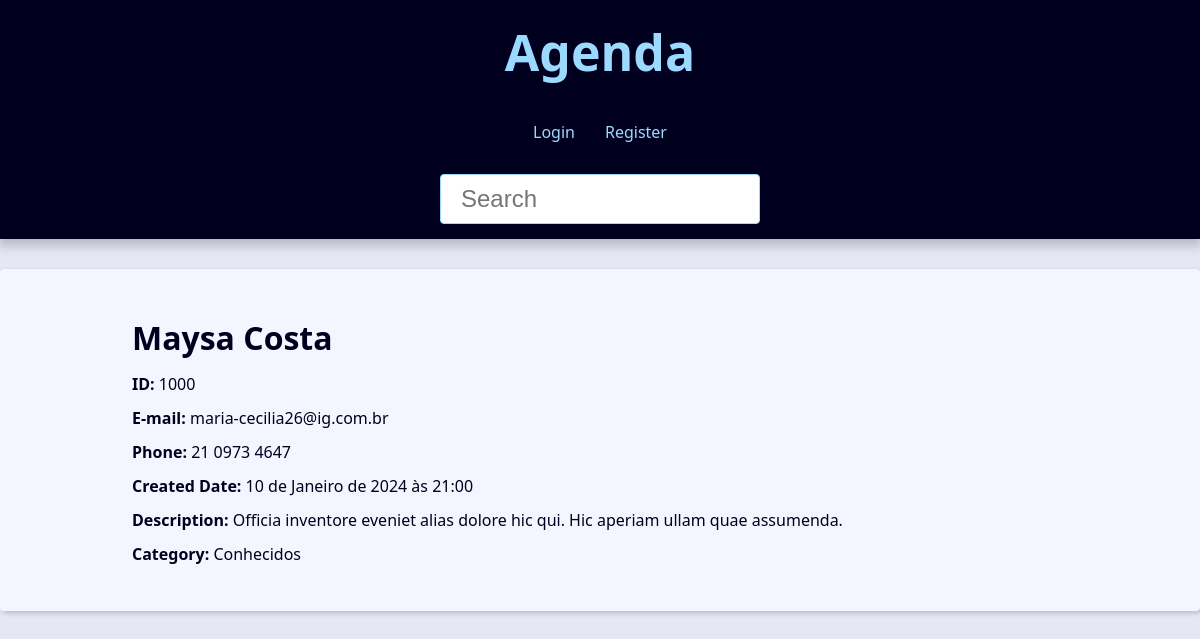
The app's page /contact/1000/ with its own data.
### contact/models.py (models this page shows, shortened)
class Contact(models.Model):
    first_name = models.CharField(max_length=50)
    last_name = models.CharField(max_length=50, blank=True)
    phone = models.CharField(max_length=12)  # Limite para números de telefone
    email = models.EmailField(max_length=254, blank=True)
    created_date = models.DateTimeField(auto_now_add=True)
    description = models.TextField(blank=True)
    show = models.BooleanField(default=True)
    picture = models.ImageField(blank=True, upload_to='pictures/%Y/%m/')
    category = models.ForeignKey(Category, on_delete=models.SET_NULL, blank=True, null=True)
    owner = models.ForeignKey(User, on_delete=models.SET_NULL, blank=True, null=True)

class Category(models.Model):
    name = models.CharField(max_length=50)

### contact/views/contact_views.py (the view)
# urls.py: path('contact/<int:contact_id>/', views.contact, name='contact'),
def contact(request, contact_id):
    single_contact = get_object_or_404(Contact, pk=contact_id, show=True)
    site_title = f"{single_contact.first_name} {single_contact.last_name} - "
    if single_contact is None:
        raise Http404()
    context = {
        'contact': single_contact,
        'site_title': site_title
    }
    return render (
        request,
        'contact/contact.html',
        context
    )

### contact/templates/contact/contact.html (shortened to what this page needs)
{% extends "global/index.html" %}
{% block content %}
    <div class="single-contact">
        <h1 class="single-contact-name">
            {{ contact.first_name }} {{ contact.last_name }}
        </h1>
        <p><b>ID: </b>{{ contact.id }}</p>
        <p><b>E-mail: </b>{{ contact.email }}</p>
        <p><b>Phone: </b>{{ contact.phone }}</p>
        <p><b>Created Date: </b>{{ contact.created_date }}</p>
        <p><b>Description: </b>{{ contact.description }}</p>
        <p><b>Category: </b>{{ contact.category.name }}</p>
    </div>
{% endblock content %}

### base_static/global/css/style.css (style rules this page uses)
:root { --spacing: 1.5rem; --link-dark-color: rgb(0, 83, 134); --link-light-color: rgb(156, 217, 255); --clr-white: rgb(245, 245, 255); --clr-black: rgb(0, 0, 30); --clr-light-gray: rgb(230, 230, 245); --clr-dark-shadow-5: rgba(0, 0, 10, 5%); --clr-dark-shadow-10: rgba(0, 0, 10, 10%); --clr-dark-shadow-20: rgba(0, 0, 10, 20%); --clr-light-shadow-5: rgba(200, 200, 255, 5%); --clr-light-shadow-10: rgba(200, 200, 255, 10%); --clr-light-shadow-20: rgba(200, 200, 255, 20%); --main-page-width: 120rem; --table-min-width: 60rem; --biggest-font-size: 5rem; --bigger-font-size: 4rem; --big-font-size: 3.2rem; --medium-font-size: 2.4rem; --small-font-size: 1.6rem; --smaller-font-size: 1.4rem; --smallest-font-size: 1.2rem; --transition-fast: 300ms; --transition-medium: 600ms; --transition-slow: 1s; --default-border-radius: 4px; }
*, *::before, *::after { margin: 0; padding: 0; box-sizing: border-box; }
html { font-size: 62.5%; }
body { font-family: system-ui, -apple-system, BlinkMacSystemFont, 'Segoe UI', Roboto, Oxygen, Ubuntu, Cantarell, 'Open Sans', 'Helvetica Neue', sans-serif; line-height: 1.5; font-size: var(--small-font-size); color: var(--clr-black); -webkit-font-smoothing: antialiased; background: var(--clr-light-gray); }
@media (min-width: 600px) { .single-contact { max-width: 80%; margin: calc(var(--spacing) * 2) auto; } }
.single-contact h1 { margin: 1rem 0; }
.single-contact p { margin: 1rem 0; }

### records on screen
Contact: first_name "Maysa", last_name "Costa", id "1000", email "maria-cecilia26@ig.com.br", phone "21 0973 4647", created_date "10 de Janeiro de 2024 às 21:00", description "Officia inventore eveniet alias dolore hic qui. Hic aperiam ullam quae assumenda.", category.name "Conhecidos"
